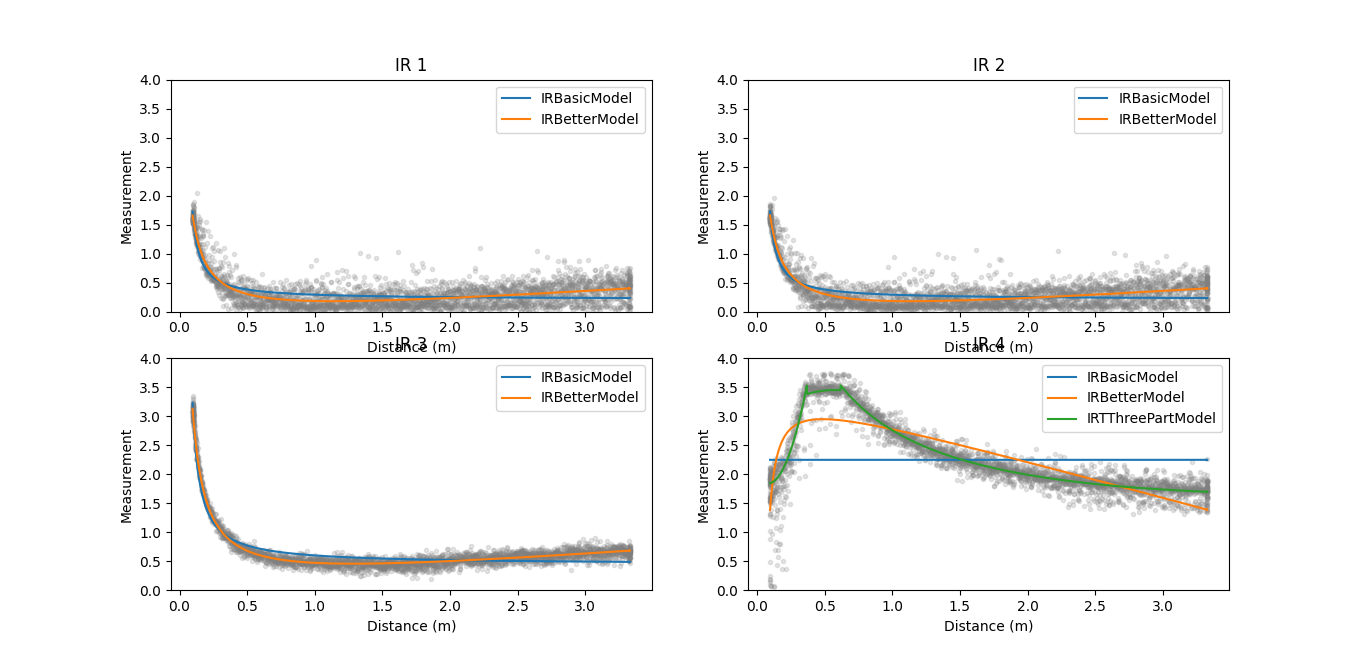

The script that drew this image:
# Michael P. Hayes UCECE, Copyright 2018--2019
import numpy as np
from matplotlib.pyplot import subplots, show
from numpy.linalg import lstsq
from models import *


def ir3_hist_demo1_plot():
    filename = 'calibration.csv'
    data = np.loadtxt(filename, delimiter=',', skiprows=1)
    _,time,distance,velocity_command,raw_ir1,raw_ir2,raw_ir3,raw_ir4,sonar1,sonar2 = data.T
    
    fig, axs = subplots(2, 2)
    axs = axs.flatten()

    for i, ir_data in enumerate([raw_ir1, raw_ir2, raw_ir3, raw_ir4]):
        def plot_fitted(model: Model, ir_data=ir_data, distance=distance):
            model.nonlinear_least_squares_fit(distance, ir_data)
            data_fitted = model.h(distance)

            print(data_fitted)
            axs[i].plot(distance, data_fitted, label=model.__class__.__name__)

        axs[i].plot(distance, ir_data, '.', alpha=0.2, color='grey')
        axs[i].set_title(f'IR {i+1}')
        axs[i].set_xlabel('Distance (m)')
        axs[i].set_ylabel('Measurement')
        axs[i].set_ylim(0, 4)

        plot_fitted(IRBasicModel())
        better_model = IRBetterModel()
        plot_fitted(better_model)
        print(f'IR {i+1}: {better_model.k}')
        
        if i == 3:
            outliers = np.where(distance < 0.5, 1, 0) * np.where(ir_data < 1.5, 1, 0)
            ir_data_trimmed = ir_data[np.logical_not(outliers)]
            distance_trimmed = distance[np.logical_not(outliers)]
            three_part_model = IRTThreePartModel((0.37, 0.6184386432968607), 0.001)
            plot_fitted(three_part_model, ir_data_trimmed, distance_trimmed)
            print(three_part_model.k)
    
        axs[i].legend()
    show()


if __name__ == '__main__':
    ir3_hist_demo1_plot()
